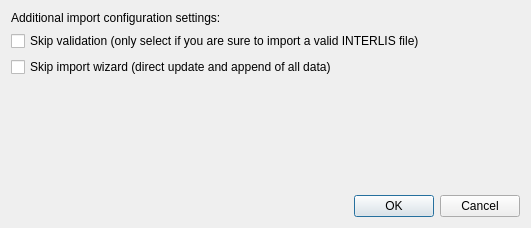
<?xml version="1.0" encoding="UTF-8"?>
<ui version="4.0">
 <author>Stefan Burckhardt</author>
 <class>Dialog</class>
 <widget class="QDialog" name="Dialog">
  <property name="geometry">
   <rect>
    <x>0</x>
    <y>0</y>
    <width>531</width>
    <height>228</height>
   </rect>
  </property>
  <property name="sizePolicy">
   <sizepolicy hsizetype="MinimumExpanding" vsizetype="MinimumExpanding">
    <horstretch>0</horstretch>
    <verstretch>0</verstretch>
   </sizepolicy>
  </property>
  <property name="windowTitle">
   <string>QGEP INTERLIS import settings</string>
  </property>
  <layout class="QVBoxLayout" name="verticalLayout">
   <item>
    <layout class="QFormLayout" name="formLayout">
     <item row="0" column="0">
      <widget class="QLabel" name="label">
       <property name="text">
        <string>Additional import configuration settings:</string>
       </property>
      </widget>
     </item>
     <item row="1" column="0" colspan="2">
      <widget class="QCheckBox" name="skipvalidation_import_checkbox">
       <property name="text">
        <string>Skip validation (only select if you are sure to import a valid INTERLIS file)</string>
       </property>
      </widget>
     </item>
     <item row="4" column="0">
      <widget class="QCheckBox" name="skipimport_wizard_checkbox">
       <property name="text">
        <string>Skip import wizard (direct update and append of all data)</string>
       </property>
      </widget>
     </item>
    </layout>
   </item>
   <item>
    <widget class="QDialogButtonBox" name="buttonBox">
     <property name="orientation">
      <enum>Qt::Horizontal</enum>
     </property>
     <property name="standardButtons">
      <set>QDialogButtonBox::Cancel|QDialogButtonBox::Ok</set>
     </property>
    </widget>
   </item>
  </layout>
 </widget>
 <resources/>
<connections>
  <connection>
   <sender>buttonBox</sender>
   <signal>accepted()</signal>
   <receiver>Dialog</receiver>
   <slot>accept()</slot>
   <hints>
    <hint type="sourcelabel">
     <x>248</x>
     <y>254</y>
    </hint>
    <hint type="destinationlabel">
     <x>157</x>
     <y>274</y>
    </hint>
   </hints>
  </connection>
  <connection>
   <sender>buttonBox</sender>
   <signal>rejected()</signal>
   <receiver>Dialog</receiver>
   <slot>reject()</slot>
   <hints>
    <hint type="sourcelabel">
     <x>316</x>
     <y>260</y>
    </hint>
    <hint type="destinationlabel">
     <x>286</x>
     <y>274</y>
    </hint>
   </hints>
  </connection>
 </connections>
</ui>
